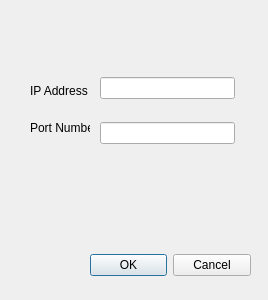
<?xml version="1.0" encoding="UTF-8"?>
<ui version="4.0">
 <class>receiver_options</class>
 <widget class="QDialog" name="receiver_options">
  <property name="geometry">
   <rect>
    <x>0</x>
    <y>0</y>
    <width>268</width>
    <height>300</height>
   </rect>
  </property>
  <property name="windowTitle">
   <string>Dialog</string>
  </property>
  <widget class="QWidget" name="layoutWidget">
   <property name="geometry">
    <rect>
     <x>90</x>
     <y>250</y>
     <width>161</width>
     <height>31</height>
    </rect>
   </property>
   <layout class="QVBoxLayout" name="verticalLayout_2">
    <item>
     <widget class="QDialogButtonBox" name="buttonBox">
      <property name="orientation">
       <enum>Qt::Horizontal</enum>
      </property>
      <property name="standardButtons">
       <set>QDialogButtonBox::Cancel|QDialogButtonBox::Ok</set>
      </property>
     </widget>
    </item>
   </layout>
  </widget>
  <widget class="QLabel" name="label_ip">
   <property name="geometry">
    <rect>
     <x>30</x>
     <y>80</y>
     <width>60</width>
     <height>21</height>
    </rect>
   </property>
   <property name="text">
    <string>IP Address</string>
   </property>
  </widget>
  <widget class="QLabel" name="label_port_number">
   <property name="geometry">
    <rect>
     <x>30</x>
     <y>120</y>
     <width>60</width>
     <height>16</height>
    </rect>
   </property>
   <property name="text">
    <string>Port Number</string>
   </property>
  </widget>
  <widget class="QWidget" name="">
   <property name="geometry">
    <rect>
     <x>100</x>
     <y>60</y>
     <width>135</width>
     <height>101</height>
    </rect>
   </property>
   <layout class="QVBoxLayout" name="verticalLayout">
    <item>
     <widget class="QLineEdit" name="lineEdit_ip"/>
    </item>
    <item>
     <widget class="QLineEdit" name="lineEdit_port_number"/>
    </item>
   </layout>
  </widget>
 </widget>
 <resources/>
 <connections>
  <connection>
   <sender>buttonBox</sender>
   <signal>accepted()</signal>
   <receiver>receiver_options</receiver>
   <slot>accept()</slot>
   <hints>
    <hint type="sourcelabel">
     <x>248</x>
     <y>254</y>
    </hint>
    <hint type="destinationlabel">
     <x>157</x>
     <y>274</y>
    </hint>
   </hints>
  </connection>
  <connection>
   <sender>buttonBox</sender>
   <signal>rejected()</signal>
   <receiver>receiver_options</receiver>
   <slot>reject()</slot>
   <hints>
    <hint type="sourcelabel">
     <x>316</x>
     <y>260</y>
    </hint>
    <hint type="destinationlabel">
     <x>286</x>
     <y>274</y>
    </hint>
   </hints>
  </connection>
 </connections>
</ui>
